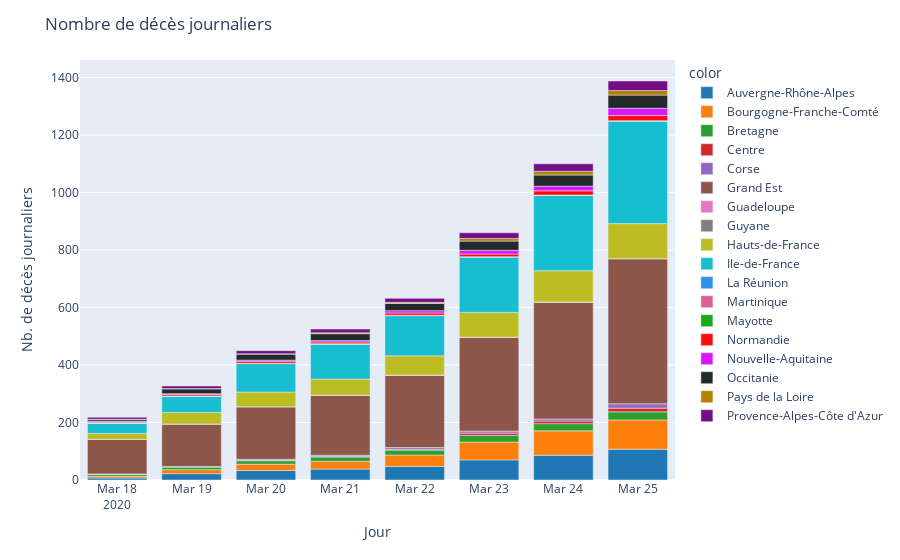

This figure's notebook cell:
### Code cell
fig = px.bar(x=df_region['jour'], y = df_region['dc'], color=df_region["regionName"], color_discrete_sequence=colors)
fig.update_layout(
    title_text='Nombre de décès journaliers'
)
fig.update_xaxes(title="Jour")
fig.update_yaxes(title="Nb. de décès journaliers")
fig.show()
df_region[df_region["regionName"] == "Auvergne-Rhône-Alpes"]

### Figure 1 — Plotly figure (JSON) as saved in the notebook; plotly's stock layout.template omitted (floating-point values rounded to 4 significant figures)
{"data": [{"alignmentgroup": "True", "hoverlabel": {"namelength": 0}, "hovertemplate": "color=Auvergne-Rhône-Alpes<br>x=%{x}<br>y=%{y}", "legendgroup": "Auvergne-Rhône-Alpes", "marker": {"color": "#1F77B4"}, "name": "Auvergne-Rhône-Alpes", "offsetgroup": "Auvergne-Rhône-Alpes", "orientation": "v", "showlegend": true, "textposition": "auto", "type": "bar", "x": ["2020-03-18", "2020-03-19", "2020-03-20", "2020-03-21", "2020-03-22", "2020-03-23", "2020-03-24", "2020-03-25"], "xaxis": "x", "y": [7, 22, 33, 38, 47, 70, 86, 107], "yaxis": "y"}, {"alignmentgroup": "True", "hoverlabel": {"namelength": 0}, "hovertemplate": "color=Bourgogne-Franche-Comté<br>x=%{x}<br>y=%{y}", "legendgroup": "Bourgogne-Franche-Comté", "marker": {"color": "#FF7F0E"}, "name": "Bourgogne-Franche-Comté", "offsetgroup": "Bourgogne-Franche-Comté", "orientation": "v", "showlegend": true, "textposition": "auto", "type": "bar", "x": ["2020-03-18", "2020-03-19", "2020-03-20", "2020-03-21", "2020-03-22", "2020-03-23", "2020-03-24", "2020-03-25"], "xaxis": "x", "y": [6, 14, 22, 27, 40, 62, 85, 102], "yaxis": "y"}, {"alignmentgroup": "True", "hoverlabel": {"namelength": 0}, "hovertemplate": "color=Bretagne<br>x=%{x}<br>y=%{y}", "legendgroup": "Bretagne", "marker": {"color": "#2CA02C"}, "name": "Bretagne", "offsetgroup": "Bretagne", "orientation": "v", "showlegend": true, "textposition": "auto", "type": "bar", "x": ["2020-03-18", "2020-03-19", "2020-03-20", "2020-03-21", "2020-03-22", "2020-03-23", "2020-03-24", "2020-03-25"], "xaxis": "x", "y": [7, 9, 12, 15, 17, 23, 25, 28], "yaxis": "y"}, {"alignmentgroup": "True", "hoverlabel": {"namelength": 0}, "hovertemplate": "color=Centre<br>x=%{x}<br>y=%{y}", "legendgroup": "Centre", "marker": {"color": "#D62728"}, "name": "Centre", "offsetgroup": "Centre", "orientation": "v", "showlegend": true, "textposition": "auto", "type": "bar", "x": ["2020-03-18", "2020-03-19", "2020-03-20", "2020-03-21", "2020-03-22", "2020-03-23", "2020-03-24", "2020-03-25"], "xaxis": "x", "y": [1, 1, 2, 2, 3, 8, 9, 13], "yaxis": "y"}, {"alignmentgroup": "True", "hoverlabel": {"namelength": 0}, "hovertemplate": "color=Corse<br>x=%{x}<br>y=%{y}", "legendgroup": "Corse", "marker": {"color": "#9467BD"}, "name": "Corse", "offsetgroup": "Corse", "orientation": "v", "showlegend": true, "textposition": "auto", "type": "bar", "x": ["2020-03-18", "2020-03-19", "2020-03-20", "2020-03-21", "2020-03-22", "2020-03-23", "2020-03-24", "2020-03-25"], "xaxis": "x", "y": [0, 1, 3, 4, 6, 7, 7, 15], "yaxis": "y"}, {"alignmentgroup": "True", "hoverlabel": {"namelength": 0}, "hovertemplate": "color=Grand Est<br>x=%{x}<br>y=%{y}", "legendgroup": "Grand Est", "marker": {"color": "#8C564B"}, "name": "Grand Est", "offsetgroup": "Grand Est", "orientation": "v", "showlegend": true, "textposition": "auto", "type": "bar", "x": ["2020-03-18", "2020-03-19", "2020-03-20", "2020-03-21", "2020-03-22", "2020-03-23", "2020-03-24", "2020-03-25"], "xaxis": "x", "y": [120, 148, 183, 209, 252, 327, 407, 505], "yaxis": "y"}, {"alignmentgroup": "True", "hoverlabel": {"namelength": 0}, "hovertemplate": "color=Guadeloupe<br>x=%{x}<br>y=%{y}", "legendgroup": "Guadeloupe", "marker": {"color": "#E377C2"}, "name": "Guadeloupe", "offsetgroup": "Guadeloupe", "orientation": "v", "showlegend": true, "textposition": "auto", "type": "bar", "x": ["2020-03-18", "2020-03-19", "2020-03-20", "2020-03-21", "2020-03-22", "2020-03-23", "2020-03-24", "2020-03-25"], "xaxis": "x", "y": [0, 0, 0, 0, 0, 0, 0, 0], "yaxis": "y"}, {"alignmentgroup": "True", "hoverlabel": {"namelength": 0}, "hovertemplate": "color=Guyane<br>x=%{x}<br>y=%{y}", "legendgroup": "Guyane", "marker": {"color": "#7F7F7F"}, "name": "Guyane", "offsetgroup": "Guyane", "orientation": "v", "showlegend": true, "textposition": "auto", "type": "bar", "x": ["2020-03-18", "2020-03-19", "2020-03-20", "2020-03-21", "2020-03-22", "2020-03-23", "2020-03-24", "2020-03-25"], "xaxis": "x", "y": [0, 0, 0, 0, 0, 0, 0, 0], "yaxis": "y"}, {"alignmentgroup": "True", "hoverlabel": {"namelength": 0}, "hovertemplate": "color=Hauts-de-France<br>x=%{x}<br>y=%{y}", "legendgroup": "Hauts-de-France", "marker": {"color": "#BCBD22"}, "name": "Hauts-de-France", "offsetgroup": "Hauts-de-France", "orientation": "v", "showlegend": true, "textposition": "auto", "type": "bar", "x": ["2020-03-18", "2020-03-19", "2020-03-20", "2020-03-21", "2020-03-22", "2020-03-23", "2020-03-24", "2020-03-25"], "xaxis": "x", "y": [21, 40, 51, 56, 67, 86, 109, 122], "yaxis": "y"}, {"alignmentgroup": "True", "hoverlabel": {"namelength": 0}, "hovertemplate": "color=Ile-de-France<br>x=%{x}<br>y=%{y}", "legendgroup": "Ile-de-France", "marker": {"color": "#17BECF"}, "name": "Ile-de-France", "offsetgroup": "Ile-de-France", "orientation": "v", "showlegend": true, "textposition": "auto", "type": "bar", "x": ["2020-03-18", "2020-03-19", "2020-03-20", "2020-03-21", "2020-03-22", "2020-03-23", "2020-03-24", "2020-03-25"], "xaxis": "x", "y": [36, 56, 99, 122, 140, 193, 262, 357], "yaxis": "y"}, {"alignmentgroup": "True", "hoverlabel": {"namelength": 0}, "hovertemplate": "color=La Réunion<br>x=%{x}<br>y=%{y}", "legendgroup": "La Réunion", "marker": {"color": "#2E91E5"}, "name": "La Réunion", "offsetgroup": "La Réunion", "orientation": "v", "showlegend": true, "textposition": "auto", "type": "bar", "x": ["2020-03-18", "2020-03-19", "2020-03-20", "2020-03-21", "2020-03-22", "2020-03-23", "2020-03-24", "2020-03-25"], "xaxis": "x", "y": [0, 0, 0, 0, 0, 0, 0, 0], "yaxis": "y"}, {"alignmentgroup": "True", "hoverlabel": {"namelength": 0}, "hovertemplate": "color=Martinique<br>x=%{x}<br>y=%{y}", "legendgroup": "Martinique", "marker": {"color": "#E15F99"}, "name": "Martinique", "offsetgroup": "Martinique", "orientation": "v", "showlegend": true, "textposition": "auto", "type": "bar", "x": ["2020-03-18", "2020-03-19", "2020-03-20", "2020-03-21", "2020-03-22", "2020-03-23", "2020-03-24", "2020-03-25"], "xaxis": "x", "y": [1, 1, 1, 1, 1, 1, 1, 1], "yaxis": "y"}, {"alignmentgroup": "True", "hoverlabel": {"namelength": 0}, "hovertemplate": "color=Mayotte<br>x=%{x}<br>y=%{y}", "legendgroup": "Mayotte", "marker": {"color": "#1CA71C"}, "name": "Mayotte", "offsetgroup": "Mayotte", "orientation": "v", "showlegend": true, "textposition": "auto", "type": "bar", "x": ["2020-03-18", "2020-03-19", "2020-03-20", "2020-03-21", "2020-03-22", "2020-03-23", "2020-03-24", "2020-03-25"], "xaxis": "x", "y": [0, 0, 0, 0, 0, 0, 0, 0], "yaxis": "y"}, {"alignmentgroup": "True", "hoverlabel": {"namelength": 0}, "hovertemplate": "color=Normandie<br>x=%{x}<br>y=%{y}", "legendgroup": "Normandie", "marker": {"color": "#FB0D0D"}, "name": "Normandie", "offsetgroup": "Normandie", "orientation": "v", "showlegend": true, "textposition": "auto", "type": "bar", "x": ["2020-03-18", "2020-03-19", "2020-03-20", "2020-03-21", "2020-03-22", "2020-03-23", "2020-03-24", "2020-03-25"], "xaxis": "x", "y": [3, 5, 7, 6, 8, 9, 15, 18], "yaxis": "y"}, {"alignmentgroup": "True", "hoverlabel": {"namelength": 0}, "hovertemplate": "color=Nouvelle-Aquitaine<br>x=%{x}<br>y=%{y}", "legendgroup": "Nouvelle-Aquitaine", "marker": {"color": "#DA16FF"}, "name": "Nouvelle-Aquitaine", "offsetgroup": "Nouvelle-Aquitaine", "orientation": "v", "showlegend": true, "textposition": "auto", "type": "bar", "x": ["2020-03-18", "2020-03-19", "2020-03-20", "2020-03-21", "2020-03-22", "2020-03-23", "2020-03-24", "2020-03-25"], "xaxis": "x", "y": [2, 3, 4, 5, 8, 13, 16, 25], "yaxis": "y"}, {"alignmentgroup": "True", "hoverlabel": {"namelength": 0}, "hovertemplate": "color=Occitanie<br>x=%{x}<br>y=%{y}", "legendgroup": "Occitanie", "marker": {"color": "#222A2A"}, "name": "Occitanie", "offsetgroup": "Occitanie", "orientation": "v", "showlegend": true, "textposition": "auto", "type": "bar", "x": ["2020-03-18", "2020-03-19", "2020-03-20", "2020-03-21", "2020-03-22", "2020-03-23", "2020-03-24", "2020-03-25"], "xaxis": "x", "y": [6, 17, 21, 24, 25, 32, 39, 46], "yaxis": "y"}, {"alignmentgroup": "True", "hoverlabel": {"namelength": 0}, "hovertemplate": "color=Pays de la Loire<br>x=%{x}<br>y=%{y}", "legendgroup": "Pays de la Loire", "marker": {"color": "#B68100"}, "name": "Pays de la Loire", "offsetgroup": "Pays de la Loire", "orientation": "v", "showlegend": true, "textposition": "auto", "type": "bar", "x": ["2020-03-18", "2020-03-19", "2020-03-20", "2020-03-21", "2020-03-22", "2020-03-23", "2020-03-24", "2020-03-25"], "xaxis": "x", "y": [1, 1, 1, 3, 4, 9, 13, 16], "yaxis": "y"}, {"alignmentgroup": "True", "hoverlabel": {"namelength": 0}, "hovertemplate": "color=Provence-Alpes-Côte d'Azur<br>x=%{x}<br>y=%{y}", "legendgroup": "Provence-Alpes-Côte d'Azur", "marker": {"color": "#750D86"}, "name": "Provence-Alpes-Côte d'Azur", "offsetgroup": "Provence-Alpes-Côte d'Azur", "orientation": "v", "showlegend": true, "textposition": "auto", "type": "bar", "x": ["2020-03-18", "2020-03-19", "2020-03-20", "2020-03-21", "2020-03-22", "2020-03-23", "2020-03-24", "2020-03-25"], "xaxis": "x", "y": [7, 9, 11, 13, 14, 20, 26, 33], "yaxis": "y"}], "layout": {"barmode": "relative", "legend": {"title": {"text": "color"}, "tracegroupgap": 0}, "margin": {"t": 60}, "title": {"text": "Nombre de décès journaliers"}, "xaxis": {"anchor": "y", "domain": [0, 1], "title": {"text": "Jour"}}, "yaxis": {"anchor": "x", "domain": [0, 1], "title": {"text": "Nb. de décès journaliers"}}}}
